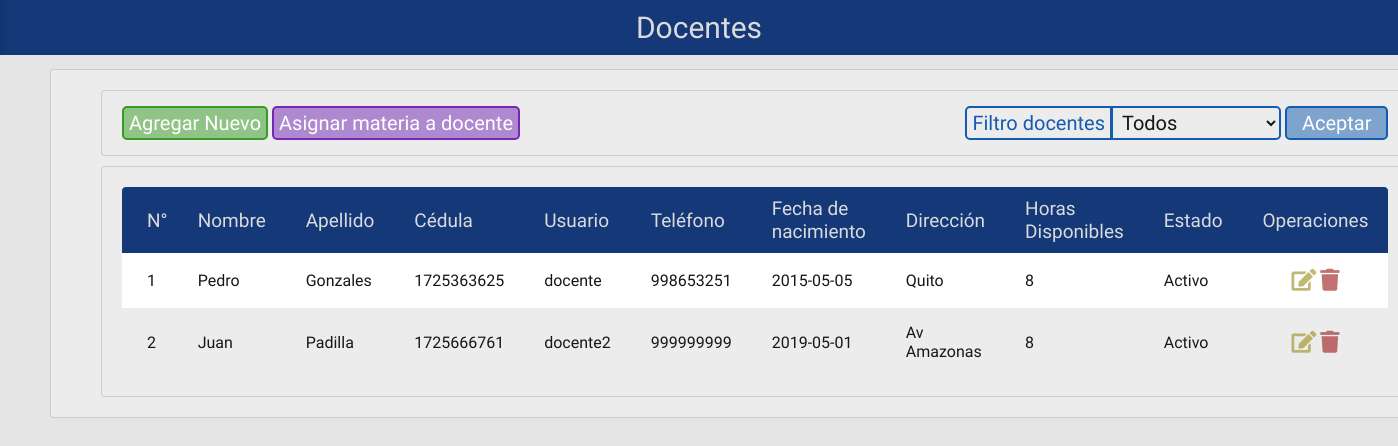
Before: /php/editar_docente.php with the older database file.
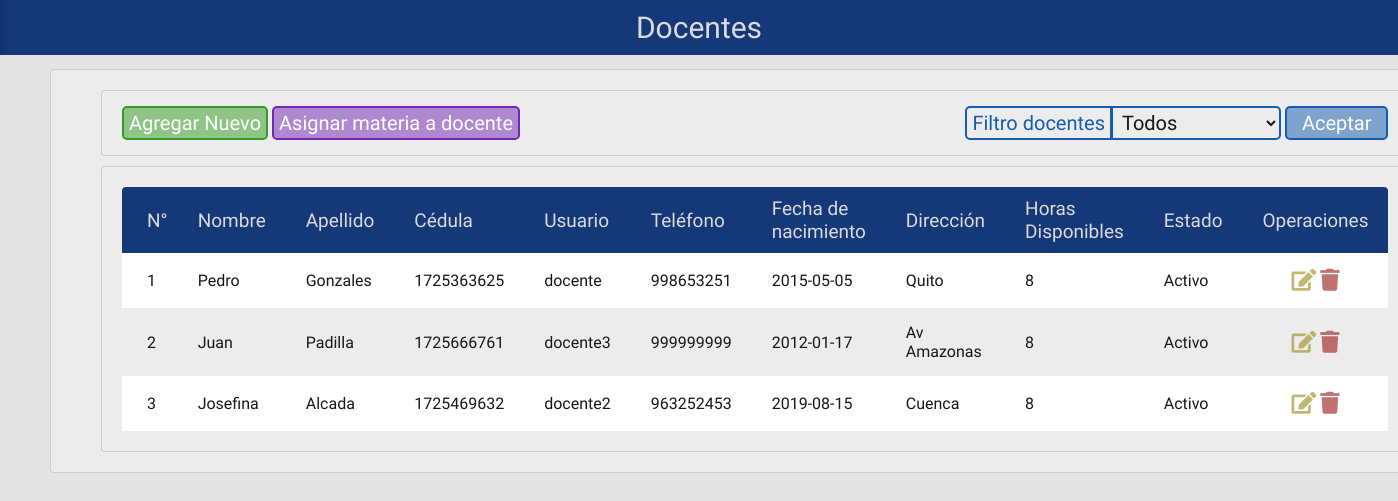
After: the same page with the newer database file.
### tables this page shows
CREATE TABLE `docente` (
  `DOC_CODIGO` int(2) NOT NULL,
  `USU_CODIGO` int(2) NOT NULL,
  `DOC_NOMBRE` varchar(35) NOT NULL,
  `DOC_APELLIDO` varchar(35) NOT NULL,
  `DOC_TELEFONO` int(10) NOT NULL,
  `DOC_CEDULA` varchar(10) NOT NULL,
  `DOC_FNACIMIENTO` date NOT NULL,
  `DOC_DIRECCION` varchar(50) NOT NULL,
  `DOC_CARGAHORARIA` int(2) DEFAULT NULL,
  `DOC_ESTADO` int(1) NOT NULL DEFAULT '1'
);

CREATE TABLE `usuario` (
  `USU_CODIGO` int(2) NOT NULL,
  `ROL_CODIGO` int(2) NOT NULL,
  `USU_USER` char(35) NOT NULL,
  `USU_CLAVE` varchar(255) NOT NULL,
  `USU_ESTADO` int(1) NOT NULL DEFAULT '1'
);

### php/editar_docente.php (the view, shortened to what this page needs)
<!doctype html>
<html>
<head>
	<link href="../css/estiloMostrar.css" rel="stylesheet" type="text/css">
	<link rel="stylesheet" href="https://use.fontawesome.com/releases/v5.8.1/css/all.css">
</head>
<body>
<div class="contenedor">
	<div class="cabeza">Docentes</div>
	<?php
	$conn = new mysqli( "localhost", "admin", "admin", "horarios" );
	$result = mysqli_query( $conn, "select * from docente a, usuario u where a.usu_codigo=u.usu_codigo" );
	$activos = mysqli_query( $conn, "select * from docente a, usuario u where a.usu_codigo=u.usu_codigo and a.DOC_estado=1" );
	$desactivos = mysqli_query( $conn, "select * from docente a, usuario u where a.usu_codigo=u.usu_codigo and a.DOC_estado=0" );
	?>
	<div class="cuerpo">
	<div class="opciones">
		<div class="bloque margen-top">
			<a href="#" id="idcrear" ><button type="button">Agregar Nuevo</button></a>
			<a href="asignarmaterias.php" class="crear" ><button type="button">Asignar materia a docente</button></a>
		</div>
		<div class="bloque"><form id="form1" name="form1" method="post" action="#">
			<label class="filtro" for="select">Filtro docentes</label>
			<select name="estado" class="filtro">
				<option value="Todos" selected>Todos</option>
			</select>
			<input type="submit" value="Aceptar">
		</form></div>
	</div>
	<div class="cont-tabla">
	<table>
		<thead>
			<tr>
				<th>N°</th>
				<th>Nombre</th>
				<th>Apellido</th>
				<th>Cédula</th>
				<th>Usuario</th>
				<th>Teléfono</th>
				<th>Fecha de <br> nacimiento</th>
				<th>Dirección</th>
				<th>Horas <br>Disponibles</th>
				<th>Estado</th>
				<th>Operaciones</th>
			</tr>
		</thead>
		<tbody>
			<?php
			$estado = $_POST[ 'estado' ];
			if ( $estado == 'Todos' ||  $estado == '') {
				$cont = 1;
				while ( $row = mysqli_fetch_array( $result ) ) {
					echo '<tr><td>' .$cont. '</td>';
					echo '<td>' . $row[ "DOC_NOMBRE" ] . '</td>';
					echo '<td>' . $row[ "DOC_APELLIDO" ] . '</td>';
					echo '<td>' . $row[ "DOC_CEDULA" ] . '</td>';
					echo '<td>' . $row[ "USU_USER" ] . '</td>';
					echo '<td>' . $row[ "DOC_TELEFONO" ] . '</td>';
					echo '<td>' . $row[ "DOC_FNACIMIENTO" ] . '</td>';
					echo '<td>' . $row[ "DOC_DIRECCION" ] . '</td>';
					echo '<td>' . $row[ "DOC_CARGAHORARIA" ] . '</td>';
					if($row['DOC_ESTADO']=='1'){$estado = 'title="Eliminar" class="tabla-registro-elim btn-eliminar-a"><i class="fas fa-trash"></i>'; $est = "Activo";}
					else {$estado = 'title="Activar" class="btn-eliminar-i"><i class="fas fa-trash-restore"></i>'; $est = "Inactivo";}
					echo '<td>' .$est. '</td>';
					echo '<td> <a href="editar_docente_recibe.php?u='.$row[ "DOC_CODIGO" ].'" title="Editar" class="btn-editar"><i class="fas fa-edit"></i></a>
							   <a href="eliminar_docente.php?u='.$row[ "DOC_CODIGO" ].'" '.$estado.'</a></td></tr>';
					$cont++;
				}
			} else if ( $estado == 'Activos' ) {
				$cont = 1;
				while ( $row = mysqli_fetch_array( $activos ) ) {
					echo '<tr><td>' .$cont. '</td>';
					echo '<td>' . $row[ "DOC_NOMBRE" ] . '</td>';
					echo '<td>' . $row[ "DOC_APELLIDO" ] . '</td>';
					echo '<td>' . $row[ "DOC_CEDULA" ] . '</td>';
					echo '<td>' . $row[ "USU_USER" ] . '</td>';
					echo '<td>' . $row[ "DOC_TELEFONO" ] . '</td>';
					echo '<td>' . $row[ "DOC_FNACIMIENTO" ] . '</td>';
					echo '<td>' . $row[ "DOC_DIRECCION" ] . '</td>';
					echo '<td>' . $row[ "DOC_CARGAHORARIA" ] . '</td>';
					if($row['DOC_ESTADO']=='1'){$est = "Activo";}
					else {$est = "Inactivo";}
					echo '<td>' .$est. '</td>';
					echo '<td> <a href="editar_docente_recibe.php?u='.$row[ "DOC_CODIGO" ].'" title="Editar" class="btn-editar"><i class="fas fa-edit"></i></a>
							   <a href="eliminar_docente.php?u='.$row[ "DOC_CODIGO" ].'" title="Eliminar" class="tabla-registro-elim  btn-eliminar-a"><i class="fas fa-trash"></i></a></td></tr>';
					$cont++;
				}
				mysqli_free_result( $activos );
			} else if ( $estado == 'Desactivados' ) {
				$cont = 1;
				while ( $row = mysqli_fetch_array( $desactivos ) ) {
					echo '<tr><td>' .$cont. '</td>';
					echo '<td>' . $row[ "DOC_NOMBRE" ] . '</td>';
					echo '<td>' . $row[ "DOC_APELLIDO" ] . '</td>';
					echo '<td>' . $row[ "DOC_CEDULA" ] . '</td>';
					echo '<td>' . $row[ "USU_USER" ] . '</td>';
					echo '<td>' . $row[ "DOC_TELEFONO" ] . '</td>';
					echo '<td>' . $row[ "DOC_FNACIMIENTO" ] . '</td>';
					echo '<td>' . $row[ "DOC_DIRECCION" ] . '</td>';
					echo '<td>' . $row[ "DOC_CARGAHORARIA" ] . '</td>';
					if($row['DOC_ESTADO']=='1'){$est = "Activo";}
					else {$est = "Inactivo";}
					echo '<td>' .$est. '</td>';
					echo '<td> <a href="editar_docente_recibe.php?u='.$row[ "DOC_CODIGO" ].'" title="Editar" class="btn-editar"><i class="fas fa-edit"></i></a>
							   <a href="eliminar_docente.php?u='.$row[ "DOC_CODIGO" ].'" title="Activar"  class="btn-eliminar-i"><i class="fas fa-trash-restore"></i></a></td></tr>';
					$cont++;
				}
				mysqli_free_result( $desactivos );
			}
			?>
		</tbody>
	</table>
	</div>
	</div>
</div>
</body>
</html>

Changed rows visible on the page:
changed docente "Juan": USU_CODIGO.USU_USER "docente2" → "docente3"; DOC_FNACIMIENTO "2019-05-01" → "2012-01-17"
added docente: DOC_NOMBRE "Josefina", DOC_APELLIDO "Alcada", DOC_CEDULA "1725469632", USU_CODIGO.USU_USER "docente2", DOC_TELEFONO "963252453", DOC_FNACIMIENTO "2019-08-15", DOC_DIRECCION "Cuenca", DOC_CARGAHORARIA "8", DOC_ESTADO "Activo"
